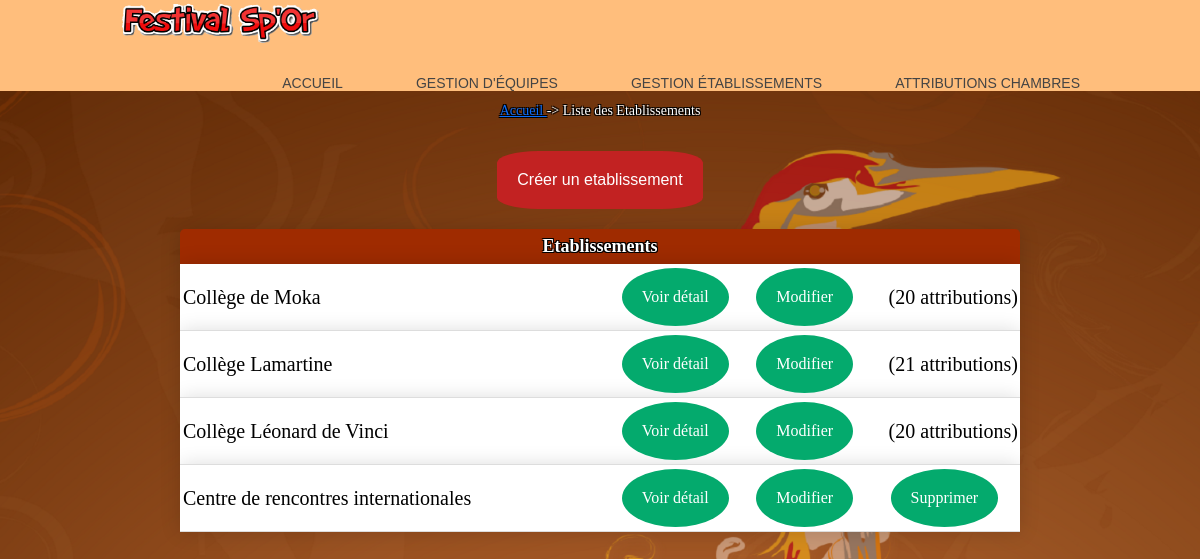
The app's page /listeEtablissements.php with its own data.
### tables this page shows
create table Etablissement 
(
	id char(8) not null, 
	nom varchar(45) not null,
	adresseRue varchar(45) not null, 
	codePostal char(5) not null, 
	ville varchar(35) not null,
	tel varchar(13) not null,
	adresseElectronique varchar(70), 
	type integer(1) not null,
	civiliteResponsable varchar(12) not null,
	nomResponsable varchar(25) not null,
	prenomResponsable varchar(25),
	nombreChambresOffertes integer,
	constraint pk_Etablissement primary key(id)
);

### _gestionBase.inc.php (called while the page is built, shortened)
<?php
   $hote="localhost";
   $login="root";
   $mdp="";
   try{
      $connexion = new PDO("mysql:host=$hote;dbname=festival", $login, $mdp);
      $connexion->exec("set names utf8");
      return $connexion;
   }
   catch(PDOException $e){
      echo "Erreur :" . $e->getMessage();
      die();
   }
function obtenirReqEtablissements()
{
   $req="SELECT id, nom from Etablissement order by id";
   return $req;
}
function existeAttributionsEtab($connexion, $id)
{
   $req="SELECT * From Attribution where idEtab='$id'";
   $rsAttrib=$connexion->query($req);
   return $rsAttrib->fetchAll();
}
function obtenirNbOccup($connexion, $idEtab)
{
   $req="SELECT IFNULL(sum(nombreChambres), 0) as totalChambresOccup from
        Attribution where idEtab='$idEtab'";
   $rsOccup=$connexion->query($req);
   $lgOccup=$rsOccup->fetchAll();
   foreach ($lgOccup as $row) {
      return $row["totalChambresOccup"];
   }
}
?>

### listeEtablissements.php (the view, shortened to what this page needs)
<?php
include("_debut.inc.php");
include("_gestionBase.inc.php");
echo "
<br>
<p align='center' class='textArianne'><a  href = 'index.php'> Accueil </a> -> Liste des Etablissements</p>
<br>
";
echo "
   <p align='center'><a class='buttonCréa' href='creationEtablissement.php?action=demanderCreEtab'>
   Créer un etablissement</a></p>
<table width='70%' cellspacing='0' cellpadding='0' align='center'
class='content-table'>
   <thead>
   <tr>
      <th colspan='4'>Etablissements</th>
   </tr>
   </thead>
   ";
   $req=obtenirReqEtablissements();
   $rsEtab=$connexion->query($req);
   $lgEtab=$rsEtab->fetchAll();
   while ($lgEtab!=FALSE)
   {
      foreach ($lgEtab as $row){
      $id=$row['id'];
      $nom=$row['nom'];
      echo "
		<tr class='content-table'>
         <td width='52%'>$nom</td>
         <td width='16%' align='center'>
         <a class='buttonTab' href='detailEtablissement.php?id=$id'>
         Voir détail</a></td>
         <td width='16%' align='center'>
         <a class='buttonTab' href='modificationEtablissement.php?action=demanderModifEtab&amp;id=$id'>
         Modifier</a></td>";
			if (!existeAttributionsEtab($connexion, $id))
			{
            echo "
            <td width='16%' align='center'>
            <a class='buttonTab' href='suppressionEtablissement.php?action=demanderSupprEtab&amp;id=$id'>
            Supprimer</a></td>";
         }
         else
         {
              $résulte=obtenirNbOccup($connexion,$row['id']);
            echo "
            <td width='16%'>($résulte attributions) </td>";
			}
			echo "
      </tr>";
      $lgEtab=$rsEtab->fetchAll();
      }
   }
   echo "
</table>";
?>

### css/cssGeneral.css (style rules this page uses)
.buttonCréa { background-color: #c22222; border: none; color: rgb(255, 255, 255); padding: 20px; text-align: center; text-decoration: none; display: inline-block; font-size: 16px; margin: 4px 2px; border-radius: 20%; }
.buttonTab { background-color: #04AA6D; border: none; color: white; padding: 20px; text-align: center; text-decoration: none; display: inline-block; font-size: 16px; margin: 4px 2px; border-radius: 50%; }
.basePage { color:black; font:11px Arial, Helvetica, sans-serif; }
.textArianne { color:#FFFFFF; font:14px Georgia, "Times New Roman", Times, serif; text-shadow: -1px -1px 0 #000, 1px -1px 0 #000, -1px 1px 0 #000, 1px 1px 0 #000; }
td,tr { text-align: left; font:11px Arial, Helvetica, sans-serif; }
.content-table { border-radius: 5px 5px 0 0; overflow: hidden; box-shadow: 0 0 20px rgba(0, 0, 0, 0.15); }
.content-table thead tr { height:35px; font:18px Georgia, "Times New Roman", Times, serif; text-shadow: -1px -1px 0 #000, 1px -1px 0 #000, -1px 1px 0 #000, 1px 1px 0 #000; text-align:center; background-color: #9F2B00; color: #ffffff; }
.content-table td { background-color:#ffffff; height:30px; text-align:left; color:#000; font:20px Georgia, "Times New Roman", Times, serif; padding-left:3px; }
.content-table tbody tr { border-bottom: 1px solid #dddddd; }
.content-table tbody tr:nth-of-type(even) { background-color: #000; }

### css/fond.css (style rules this page uses)
body { background-image: url("../images/fond4.PNG"); background-size: cover; background-repeat: no-repeat; background-attachment: fixed; }

### records on screen
etablissement: nom "Collège de Moka", résulte "20"
etablissement: nom "Collège Lamartine", résulte "21"
etablissement: nom "Collège Léonard de Vinci", résulte "20"
etablissement: nom "Centre de rencontres internationales"
